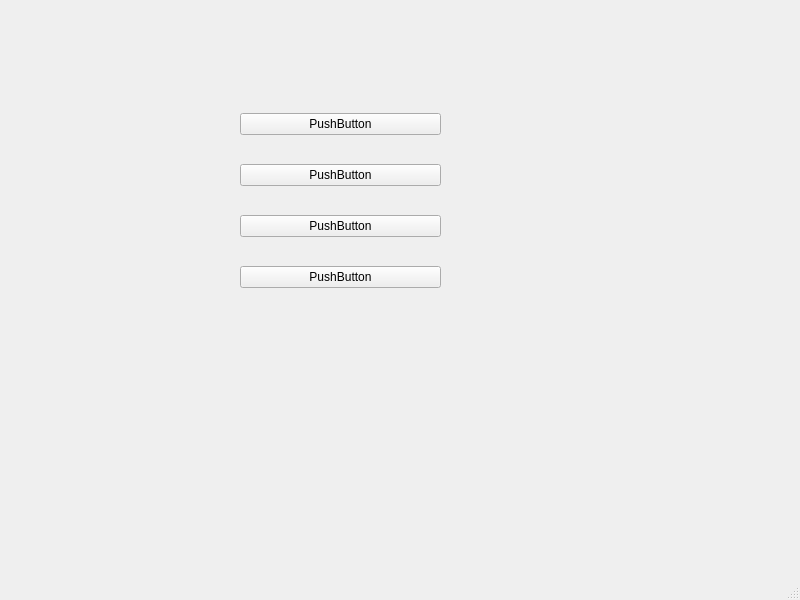
<?xml version="1.0" encoding="UTF-8"?>
<ui version="4.0">
 <class>MainWindow</class>
 <widget class="QMainWindow" name="MainWindow">
  <property name="geometry">
   <rect>
    <x>0</x>
    <y>0</y>
    <width>800</width>
    <height>600</height>
   </rect>
  </property>
  <property name="windowTitle">
   <string>MainWindow</string>
  </property>
  <widget class="QWidget" name="centralwidget">
   <widget class="QWidget" name="">
    <property name="geometry">
     <rect>
      <x>240</x>
      <y>90</y>
      <width>201</width>
      <height>221</height>
     </rect>
    </property>
    <layout class="QVBoxLayout" name="verticalLayout">
     <item>
      <widget class="QPushButton" name="pushButton">
       <property name="text">
        <string>PushButton</string>
       </property>
      </widget>
     </item>
     <item>
      <widget class="QPushButton" name="pushButton_2">
       <property name="text">
        <string>PushButton</string>
       </property>
      </widget>
     </item>
     <item>
      <widget class="QPushButton" name="pushButton_3">
       <property name="text">
        <string>PushButton</string>
       </property>
      </widget>
     </item>
     <item>
      <widget class="QPushButton" name="pushButton_4">
       <property name="text">
        <string>PushButton</string>
       </property>
      </widget>
     </item>
    </layout>
   </widget>
  </widget>
  <widget class="QMenuBar" name="menubar">
   <property name="geometry">
    <rect>
     <x>0</x>
     <y>0</y>
     <width>800</width>
     <height>33</height>
    </rect>
   </property>
  </widget>
  <widget class="QStatusBar" name="statusbar"/>
 </widget>
 <resources/>
 <connections/>
</ui>
